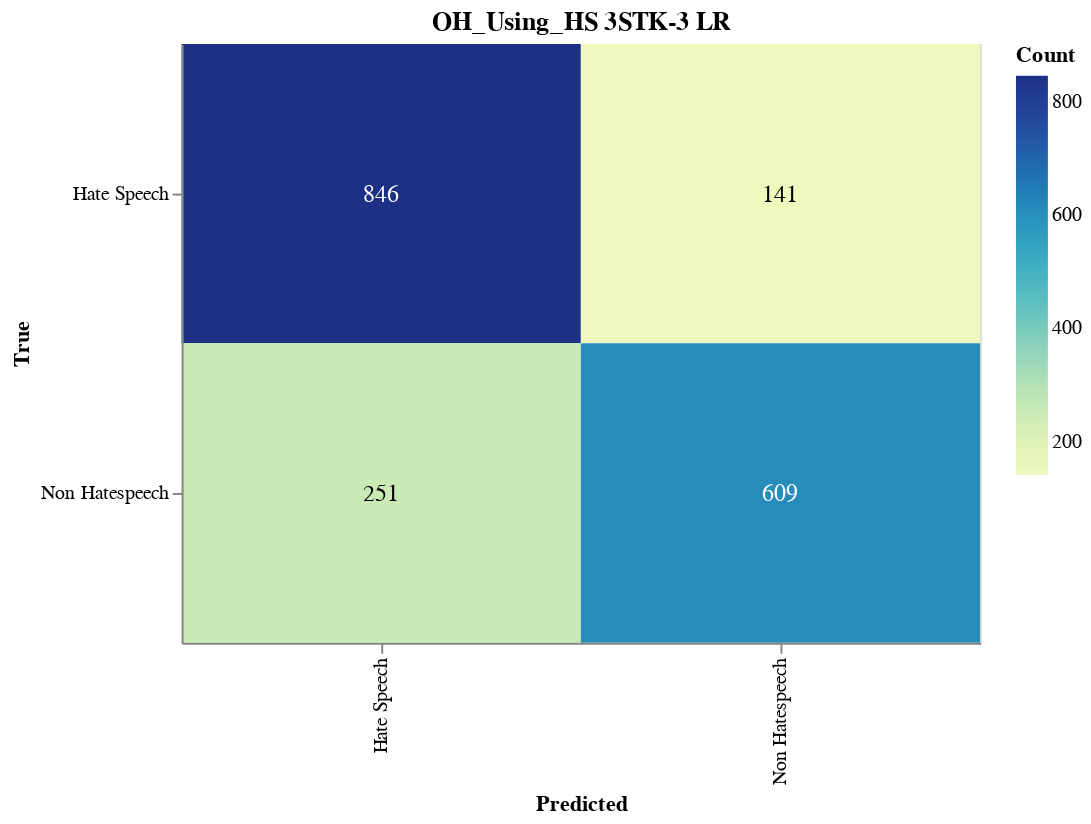

Write notebook code for a chart like this one.
### Markdown cell above
#### Save CM

### Code cell
import altair as alt
import altair_saver
import pandas as pd
from sklearn.metrics import confusion_matrix

# Calculate the confusion matrix
cm = confusion_matrix(y_val, adjusted_predictions)

# Define class names
class_names = ['Hate Speech', 'Non Hatespeech']

# Convert confusion matrix to DataFrame
cm_df = pd.DataFrame(cm, index=class_names, columns=class_names).reset_index().melt(id_vars='index')
cm_df.columns = ['True', 'Predicted', 'Count']

# Ensure the order of categories
cm_df['True'] = pd.Categorical(cm_df['True'], categories=class_names, ordered=True)
cm_df['Predicted'] = pd.Categorical(cm_df['Predicted'], categories=class_names, ordered=True)

# Create the Altair plot
heatmap = alt.Chart(cm_df).mark_rect().encode(
    x=alt.X('Predicted:O', sort=class_names),
    y=alt.Y('True:O', sort=class_names),
    color='Count:Q',
    tooltip=['True', 'Predicted', 'Count']
).properties(
    width=400,
    height=300,
    title='OH_Using_HS 3STK-3 LR'
)

# Add text labels
text = heatmap.mark_text(
    align='center',
    baseline='middle',
    fontSize=12
).encode(
    text='Count:Q',
    color=alt.condition(
        alt.datum.Count > cm.max() / 2,
        alt.value('white'),
        alt.value('black')
    )
)

# Combine heatmap and text
final_chart = heatmap + text

# Display the plot
final_chart.show()

### Figure 1 — Vega-Lite specification as saved in the notebook (floating-point values rounded to 4 significant figures)
{"config": {"view": {"continuousWidth": 300, "continuousHeight": 300}}, "layer": [{"mark": {"type": "rect"}, "encoding": {"color": {"field": "Count", "type": "quantitative"}, "tooltip": [{"field": "True", "type": "ordinal"}, {"field": "Predicted", "type": "ordinal"}, {"field": "Count", "type": "quantitative"}], "x": {"field": "Predicted", "sort": ["Hate Speech", "Non Hatespeech"], "type": "ordinal"}, "y": {"field": "True", "sort": ["Hate Speech", "Non Hatespeech"], "type": "ordinal"}}, "title": "OH_Using_HS 3STK-3 LR"}, {"mark": {"type": "text", "align": "center", "baseline": "middle", "fontSize": 12}, "encoding": {"color": {"condition": {"test": "(datum.Count > 423.0)", "value": "white"}, "value": "black"}, "text": {"field": "Count", "type": "quantitative"}, "tooltip": [{"field": "True", "type": "ordinal"}, {"field": "Predicted", "type": "ordinal"}, {"field": "Count", "type": "quantitative"}], "x": {"field": "Predicted", "sort": ["Hate Speech", "Non Hatespeech"], "type": "ordinal"}, "y": {"field": "True", "sort": ["Hate Speech", "Non Hatespeech"], "type": "ordinal"}}, "title": "OH_Using_HS 3STK-3 LR"}], "data": {"name": "data-eb799df299a589529ca658433beb562c"}, "height": 300, "width": 400, "$schema": "https://vega.github.io/schema/vega-lite/v5.17.0.json", "datasets": {"data-eb799df299a589529ca658433beb562c": [{"True": "Hate Speech", "Predicted": "Hate Speech", "Count": 846}, {"True": "Non Hatespeech", "Predicted": "Hate Speech", "Count": 251}, {"True": "Hate Speech", "Predicted": "Non Hatespeech", "Count": 141}, {"True": "Non Hatespeech", "Predicted": "Non Hatespeech", "Count": 609}]}}
